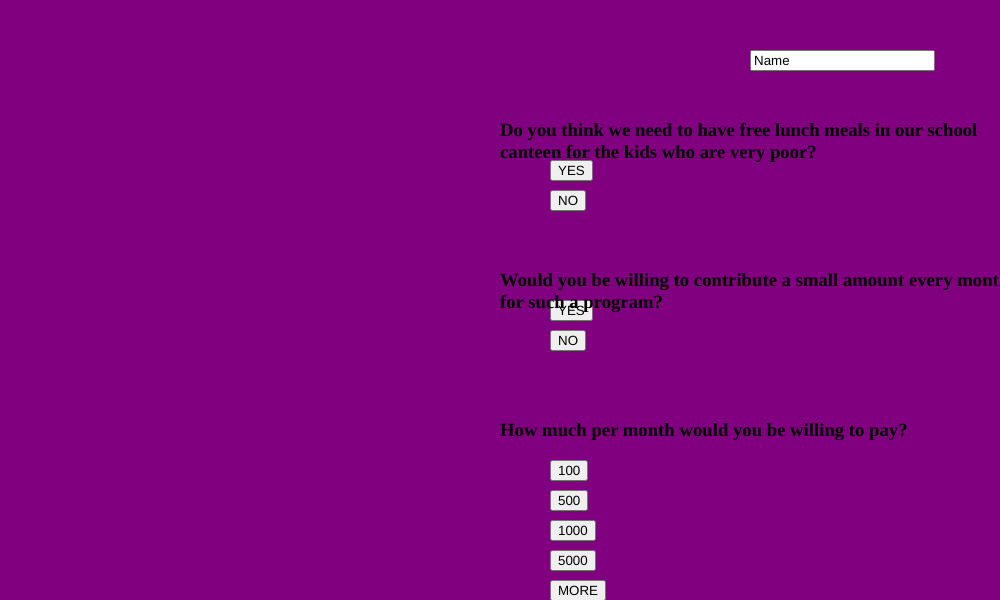
Frame 1 (no input)
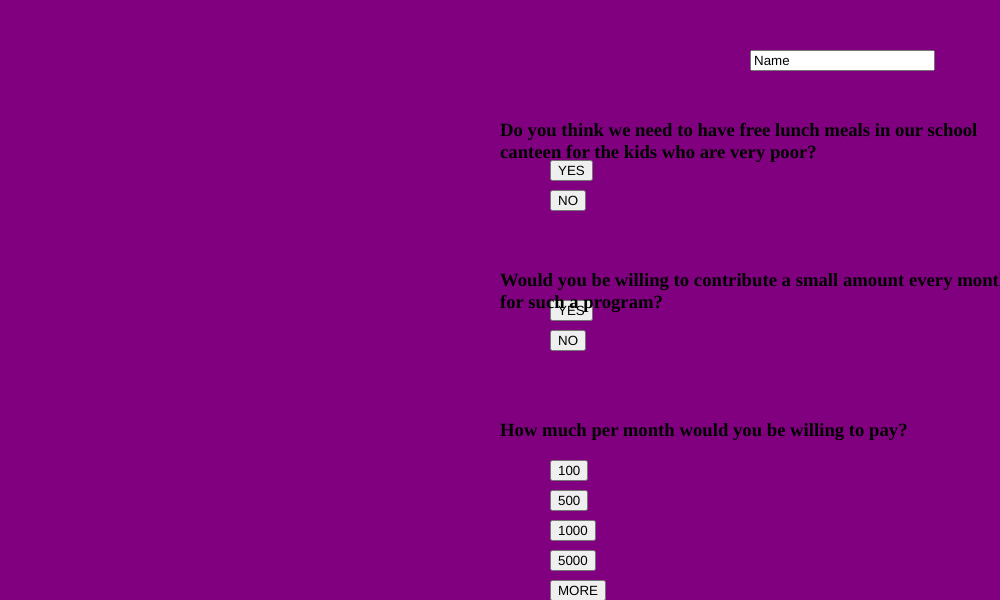
Frame 60 (no input)
Frame 120 (the mouse pressed at the canvas centre since frame 60): identical to frame 60, image omitted

The p5.js sketch that drew these frames (run headless with seeded random() and noise() and a simulated clock; from frame 60 on, the mouse is pressed at the canvas centre):

// p5.js sketch
// ── sketch.js
var button , greeting;
function setup(){
  var canvas = createCanvas(1000,600);

  // The First Coloumn

  button = createButton("YES");
  button.position(550,160);
  button.mouseClicked(vote1);
  button = createButton("NO");
  button.position(550,190);
  button.mouseClicked(vote1);
  greeting = createElement("h3");
  greeting.html("Do you think we need to have free lunch meals in our school canteen for the kids who are very poor?");
  greeting.position(500,100);

  // The Second Coloumn

  button = createButton("YES");
  button.position(550,300);
  button.mouseClicked(vote2);
  button = createButton("NO");
  button.position(550,330);
  button.mouseClicked(vote2);
  greeting = createElement("h3");
  greeting.html("Would you be willing to contribute a small amount every month for such a program?");
  greeting.position(500,250);

  // The Third Coloumn

  button = createButton("100");
  button.position(550,460);
  button.mouseClicked(vote3);
  button = createButton("500");
  button.position(550,490);
  button.mouseClicked(vote3);
  button = createButton("1000");
  button.position(550,520);
  button.mouseClicked(vote3);
  button = createButton("5000");
  button.position(550,550);
  button.mouseClicked(vote3);
  button = createButton("MORE");
  button.position(550,580);
  button.mouseClicked(vote4);
  greeting = createElement("h3");
  greeting.html("How much per month would you be willing to pay?");
  greeting.position(500,400);
  input = createInput("Name");
  input.position(750,50);
  
    
}
function draw(){
background("purple");

}
function vote1(){
  greeting = createElement("h2");
  greeting.html("VOTED!");
  greeting.position(800,165);
}
function vote2(){
  greeting = createElement("h2");
  greeting.html("VOTED!");
  greeting.position(800,320);
}
function vote3(){
  greeting = createElement("h2");
  greeting.html("THANKS FOR YOUR DONATION! :)");
  greeting.position(700,500);
}
function vote4(){
  input = createInput("AMOUNT PLEASE!");
  input.position(700,500);
  button = createButton("SUBMIT");
  button.position(880,500);
  button.mouseClicked(vote5);
}
function vote5(){
  greeting = createElement("h2");
  greeting.html("THANKS FOR YOUR DONATION! :)");
  greeting.position(700,500);
}
